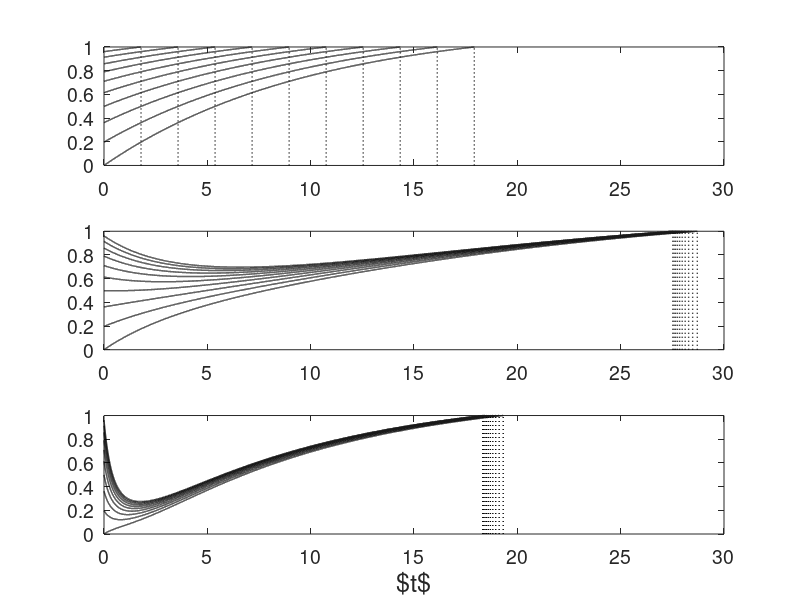

The MATLAB script that drew this image:
clear;  clf;

tau_m=10; I=0.12;
T=tau_m*log(tau_m*I/(tau_m*I-1)); % firing period without inhibition


N=10;

dt=0.001;
dt05=dt/2;

subplot(311);
for i=1:N,
    v0=(1-exp(-(N-i)*T/(N*tau_m)))*tau_m*I;
    v(1)=v0;
    k=1;
    while v(k)<1,
        v_inc=-v(k)/tau_m+I;
        v_tmp=v(k)+dt05*v_inc;
        v_inc=-v_tmp/tau_m+I;
        v(k+1)=v(k)+dt*v_inc;
        k=k+1;
    end;
    plot([0:k-2]*dt,v(1:k-1),'-k','Linewidth',1);
    hold on;
    period=(k-2)*dt*(v(k)-1)+(k-1)*dt*(1-v(k-1));
    period=period/(v(k)-v(k-1));
    plot([(k-2)*dt,period],[v(k-1),1],'-k','Linewidth',1);
    plot([period,period],[0,1],':k','Linewidth',1);
end;
hold off;
set(gca,'Fontsize',14);
axis([0,30,0,1]);
shg;

g_syn=0.15; tau_I=9;

subplot(312);
for i=1:N,
    v0=(1-exp(-(N-i)*T/(N*tau_m)))*tau_m*I;
    v(1)=v0;
    k=1;
    while v(k)<1,
        v_inc=-v(k)/tau_m+I-g_syn*exp(-(k-1)*dt/tau_I)*v(k);
        v_tmp=v(k)+dt05*v_inc;
        v_inc=-v_tmp/tau_m+I-g_syn*exp(-(k-1/2)*dt/tau_I)*v_tmp;
        v(k+1)=v(k)+dt*v_inc;
        k=k+1;
    end;
    plot([0:k-2]*dt,v(1:k-1),'-k','Linewidth',1);
    hold on;
    period=(k-2)*dt*(v(k)-1)+(k-1)*dt*(1-v(k-1));
    period=period/(v(k)-v(k-1));
    plot([(k-2)*dt,period],[v(k-1),1],'-k','Linewidth',1);
    plot([period,period],[0,1],':k','Linewidth',1);
end;
hold off;
set(gca,'Fontsize',14);
axis([0,30,0,1]);
shg;

g_syn=2; tau_I=1;

subplot(313);
for i=1:N,
    v0=(1-exp(-(N-i)*T/(N*tau_m)))*tau_m*I;
    v(1)=v0;
    k=1;
    while v(k)<1,
        v_inc=-v(k)/tau_m+I-g_syn*exp(-(k-1)*dt/tau_I)*v(k);
        v_tmp=v(k)+dt05*v_inc;
        v_inc=-v_tmp/tau_m+I-g_syn*exp(-(k-1/2)*dt/tau_I)*v_tmp;
        v(k+1)=v(k)+dt*v_inc;
        k=k+1;
    end;
    plot([0:k-2]*dt,v(1:k-1),'-k','Linewidth',1);
    hold on;
    period=(k-2)*dt*(v(k)-1)+(k-1)*dt*(1-v(k-1));
    period=period/(v(k)-v(k-1));
    plot([(k-2)*dt,period],[v(k-1),1],'-k','Linewidth',1);
    plot([period,period],[0,1],':k','Linewidth',1);
end;
hold off;
set(gca,'Fontsize',14);
axis([0,30,0,1]);
xlabel('$t$','Fontsize',18)
shg;